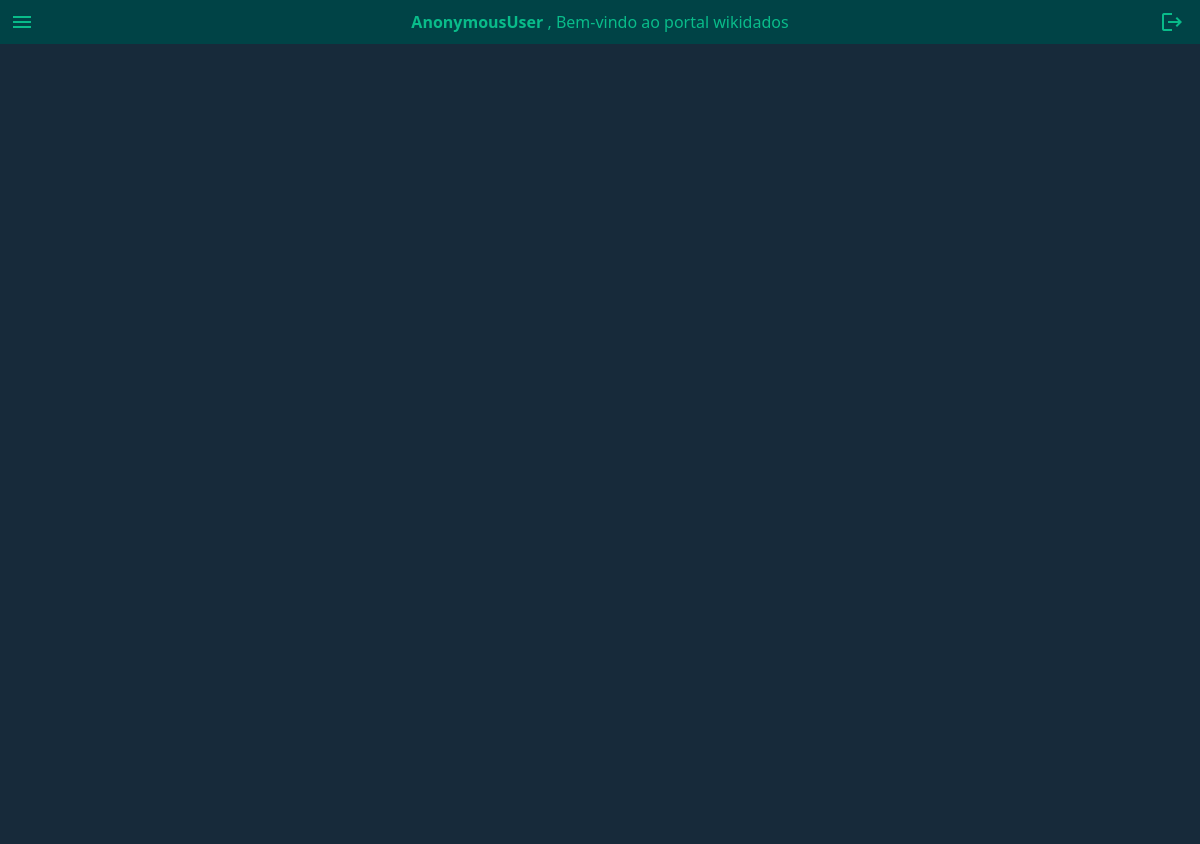
The page /equipments/ on the database as committed earlier.
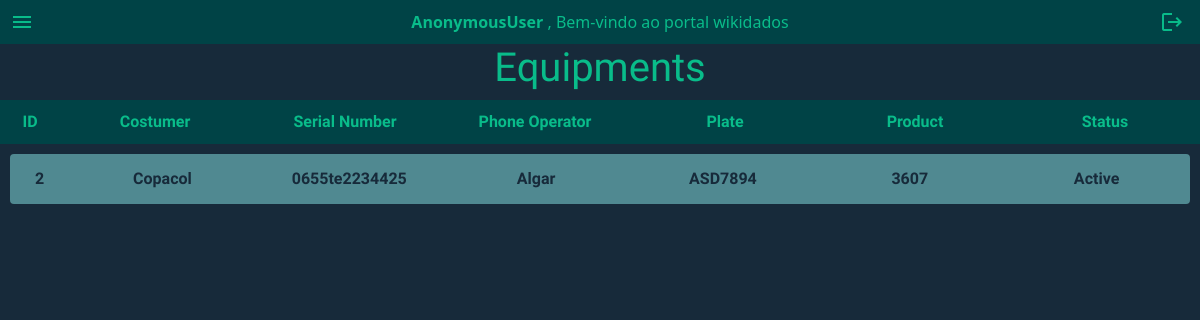
The same page on the database as committed later.
### FinalProject/models.py (models this page shows, shortened)
class Equipment(models.Model):
    type = models.CharField(choices=equipmentCategoriesChoices, max_length=254)
    costumer = models.ForeignKey(Costumer, on_delete=models.CASCADE, default="", blank=True)
    plate = models.CharField(max_length=8, default="")
    notes = models.TextField(default="", blank=True)
    serialNumber = models.CharField(max_length=30)
    phoneOperator = models.CharField(choices=equipmentsPhoneOperators, max_length=30)
    chip = models.CharField(max_length=20)
    product = models.ForeignKey(Product, on_delete=models.CASCADE)
    status = models.CharField(choices=equipamentsStatus, max_length=30)
    inUseDate = DateTimeField(blank=True)
    createdDate = models.DateTimeField(auto_now_add=True)
    relatedSo = models.ManyToManyField(Product, related_name="relatedServiceOrder")
    relatedTicket = models.ManyToManyField(Ticket, default="", related_name="relatedTicket")
    comments = models.ManyToManyField(Comment, default="", blank=True, related_name="relatedEquipments")

class Costumer(models.Model):
    type = models.CharField(max_length=255, choices=costumerTypeChoices)
    name = models.CharField(max_length=255, blank=False)
    priority = models.CharField(choices=priorityChoices, default=1, max_length=1)
    phone = models.CharField(max_length=11, blank=True, null=True)
    CNPJ = models.CharField(blank=False, max_length=14, unique=True)
    email = models.EmailField(max_length=255, blank=False, unique=True)
    createDate = models.DateField(auto_now_add=True)
    state = models.CharField(max_length=50, default="")
    city = models.CharField(max_length=50, default="")
    address = models.CharField(max_length=50, default="")
    zCode = models.CharField(max_length=8, default="")

class Product(models.Model):
    name = models.CharField(max_length=255, default="")
    serialNumber = models.CharField(max_length=255, default="")
    brand = models.CharField(max_length=20, default="")
    categories = models.CharField(choices=equipmentCategoriesChoices, max_length=50, default="")
    producer = models.CharField(max_length=30, default="", blank=False)
    description = models.TextField()
    createDate = models.DateTimeField(auto_now_add=True)
    createdBy = models.ForeignKey(User, on_delete=models.CASCADE)
    comments = models.ManyToManyField(Comment, default="", blank=True, related_name="relatedProducts")
    def __str__(self):
        return f"{self.name}"

### FinalProject/views.py (the view)
# urls.py: path("equipments/", include('FinalProject.modulesDetails.equipmentsUrls')),
def equipments(request):
   return render(request, "final/equipments.html", {
      "allEquipments": Equipment.objects.all()
   })

### FinalProject/templates/final/equipments.html (shortened to what this page needs)
{% extends 'final/layout.html' %}
{%block equipments %}
{% if allEquipments %}
<h1 class="text-center"> Equipments </h1>
<div id="equipmentsContainer">
    <div id="equipmentsHeader">
        <span> ID </span>
        <span> Costumer </span>
        <span> Serial Number </span>
        <span> Phone Operator </span>
        <span> Plate </span>
        <span> Product </span>
        <span> Status </span>
    </div>
    {%for equipments in allEquipments %}
    <div id="allEquipments">
        <a href="{% url 'equipmentsDetails' equipments.id %}" class="btn btn-light">
            <span> {{ equipments.id }} </span>
            <span> {{ equipments.costumer.name }} </span>
            <span> {{ equipments.serialNumber }}</span>
            <span> {{ equipments.phoneOperator }} </span>
            <span> {{ equipments.plate }} </span>
            <span> {{ equipments.product }}</span>
            <span> {{ equipments.status }} </span>
        </a>
    </div>
    {% endfor %}
</div>
{% endif %}
{%endblock %}

### FinalProject/templates/final/layout.html (shortened to what this page needs)
{%load static%}
<!DOCTYPE html>
<html lang="en">
<head>
    <link rel="stylesheet" href="{% static 'style.css' %}">
    <link href="https://cdn.jsdelivr.net/npm/bootstrap@5.1.3/dist/css/bootstrap.min.css" rel="stylesheet">
</head>
<body>
    <header id="mainHeader">
        <span data-status="closed" onclick="transition()" class="material-icons menu-icon"> menu </span>
        <span class="text-center"> <strong> {{ request.user|capfirst }} </strong>, Bem-vindo ao portal wikidados</span>
        <a href="{% url 'logout' %}"><span class="material-icons logout"> logout </span> </a>
    </header>
    <div id="LayoutContainer">
        {% block equipments %}
        {% endblock %}
    </div>
</body>
</html>

### FinalProject/static/style.css (style rules this page uses)
:root { --cabecalho: #004346; --fundo: #172a3a; --letras: #09bc8a; --opacidade: 0 }
body, html { height: 100%; position: relative; }
#LayoutContainer { height: 100%; color: var(--letras); background-color: var(--fundo); font-family: 'Dongle', sans-serif; font-family: 'Nunito Sans', sans-serif; font-family: 'Playfair Display', serif; font-family: 'Titillium Web', sans-serif; }
#mainHeader { background-color: #004346; display: grid; grid-template-columns: 50px 1fr 50px; white-space: nowrap; }
.logout { text-decoration: none; text-align: end; }
header span { color: #09bc8a; position: relative; margin: 10px; }
.menu-icon { z-index: 2; width: max-content; cursor: pointer; }
#ticketHeader, #serviceOrderHeader, #costumerHeader, #equipmentsHeader, #productsHeader, #servicesHeader { display: grid; grid-template-columns: 5% repeat(6, minmax(100px, 1fr)); place-items: center; margin-bottom: 5px; background-color: #004346; color: #09bc8a; font-weight: bold; padding-bottom: 10px; padding-top: 10px; }
#allTickets a, #allServiceOrder a, #allCostumers a, #allEquipments a, #allProducts a, #allServices a { display: grid; grid-template-columns: 5% repeat(6, minmax(100px, 1fr)); place-items: center; padding: 10px 0px 10px 0px ; background-color: #508991; border: none; color: var(--fundo); font-weight: bold; margin: 10px; height: 50px; }

Rows that differ between the two databases and show on the page:
added Equipment: id "2", costumer.name "Copacol", serialNumber "0655te2234425", phoneOperator "Algar", plate "ASD7894", product "3607", status "Active"
Other text that changed with them:
text now shown: "Equipments ID Costumer Serial Number Phone Operator Plate Product Status"
